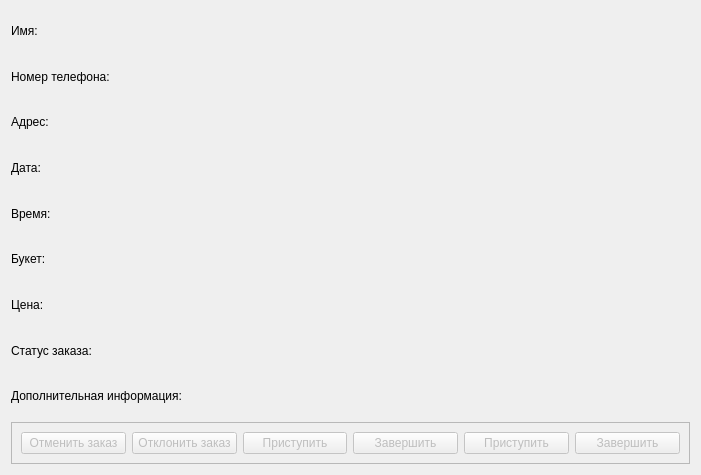
<?xml version="1.0" encoding="UTF-8"?>
<ui version="4.0">
 <class>orderinformation</class>
 <widget class="QDialog" name="orderinformation">
  <property name="geometry">
   <rect>
    <x>0</x>
    <y>0</y>
    <width>701</width>
    <height>475</height>
   </rect>
  </property>
  <property name="windowTitle">
   <string>Информация о заказе</string>
  </property>
  <layout class="QVBoxLayout" name="verticalLayout">
   <item>
    <widget class="QLabel" name="nameLabel">
     <property name="text">
      <string>Имя: </string>
     </property>
    </widget>
   </item>
   <item>
    <widget class="QLabel" name="phoneLabel">
     <property name="text">
      <string>Номер телефона: </string>
     </property>
    </widget>
   </item>
   <item>
    <widget class="QLabel" name="addressLabel">
     <property name="text">
      <string>Адрес: </string>
     </property>
    </widget>
   </item>
   <item>
    <widget class="QLabel" name="dateLabel">
     <property name="text">
      <string>Дата: </string>
     </property>
    </widget>
   </item>
   <item>
    <widget class="QLabel" name="timeLabel">
     <property name="text">
      <string>Время: </string>
     </property>
    </widget>
   </item>
   <item>
    <widget class="QLabel" name="bouquetLabel">
     <property name="text">
      <string>Букет: </string>
     </property>
    </widget>
   </item>
   <item>
    <widget class="QLabel" name="priceLabel">
     <property name="text">
      <string>Цена: </string>
     </property>
    </widget>
   </item>
   <item>
    <widget class="QLabel" name="statusLabel">
     <property name="text">
      <string>Статус заказа: </string>
     </property>
    </widget>
   </item>
   <item>
    <widget class="QLabel" name="dopInfoLabel">
     <property name="text">
      <string>Дополнительная информация: </string>
     </property>
    </widget>
   </item>
   <item>
    <widget class="QFrame" name="frame">
     <property name="frameShape">
      <enum>QFrame::StyledPanel</enum>
     </property>
     <property name="frameShadow">
      <enum>QFrame::Raised</enum>
     </property>
     <layout class="QHBoxLayout" name="horizontalLayout">
      <item>
       <widget class="QPushButton" name="cancelButton">
        <property name="enabled">
         <bool>false</bool>
        </property>
        <property name="text">
         <string>Отменить заказ</string>
        </property>
       </widget>
      </item>
      <item>
       <widget class="QPushButton" name="rejectButton">
        <property name="enabled">
         <bool>false</bool>
        </property>
        <property name="text">
         <string>Отклонить заказ</string>
        </property>
       </widget>
      </item>
      <item>
       <widget class="QPushButton" name="workFloristButton">
        <property name="enabled">
         <bool>false</bool>
        </property>
        <property name="text">
         <string>Приступить</string>
        </property>
       </widget>
      </item>
      <item>
       <widget class="QPushButton" name="completeFloristButton">
        <property name="enabled">
         <bool>false</bool>
        </property>
        <property name="text">
         <string>Завершить</string>
        </property>
       </widget>
      </item>
      <item>
       <widget class="QPushButton" name="workCourierButton">
        <property name="enabled">
         <bool>false</bool>
        </property>
        <property name="minimumSize">
         <size>
          <width>100</width>
          <height>0</height>
         </size>
        </property>
        <property name="text">
         <string>Приступить</string>
        </property>
       </widget>
      </item>
      <item>
       <widget class="QPushButton" name="completeCourierButton">
        <property name="enabled">
         <bool>false</bool>
        </property>
        <property name="text">
         <string>Завершить</string>
        </property>
       </widget>
      </item>
     </layout>
    </widget>
   </item>
  </layout>
 </widget>
 <resources/>
 <connections>
  <connection>
   <sender>cancelButton</sender>
   <signal>clicked()</signal>
   <receiver>orderinformation</receiver>
   <slot>cancelOrder()</slot>
   <hints>
    <hint type="sourcelabel">
     <x>71</x>
     <y>443</y>
    </hint>
    <hint type="destinationlabel">
     <x>350</x>
     <y>237</y>
    </hint>
   </hints>
  </connection>
  <connection>
   <sender>rejectButton</sender>
   <signal>clicked()</signal>
   <receiver>orderinformation</receiver>
   <slot>rejectOrder()</slot>
   <hints>
    <hint type="sourcelabel">
     <x>183</x>
     <y>443</y>
    </hint>
    <hint type="destinationlabel">
     <x>350</x>
     <y>237</y>
    </hint>
   </hints>
  </connection>
  <connection>
   <sender>workCourierButton</sender>
   <signal>clicked()</signal>
   <receiver>orderinformation</receiver>
   <slot>workCourier()</slot>
   <hints>
    <hint type="sourcelabel">
     <x>517</x>
     <y>443</y>
    </hint>
    <hint type="destinationlabel">
     <x>350</x>
     <y>237</y>
    </hint>
   </hints>
  </connection>
  <connection>
   <sender>workFloristButton</sender>
   <signal>clicked()</signal>
   <receiver>orderinformation</receiver>
   <slot>workFlorist()</slot>
   <hints>
    <hint type="sourcelabel">
     <x>294</x>
     <y>443</y>
    </hint>
    <hint type="destinationlabel">
     <x>350</x>
     <y>237</y>
    </hint>
   </hints>
  </connection>
  <connection>
   <sender>completeCourierButton</sender>
   <signal>clicked()</signal>
   <receiver>orderinformation</receiver>
   <slot>completeCourier()</slot>
   <hints>
    <hint type="sourcelabel">
     <x>629</x>
     <y>443</y>
    </hint>
    <hint type="destinationlabel">
     <x>350</x>
     <y>237</y>
    </hint>
   </hints>
  </connection>
  <connection>
   <sender>completeFloristButton</sender>
   <signal>clicked()</signal>
   <receiver>orderinformation</receiver>
   <slot>completeFlorist()</slot>
   <hints>
    <hint type="sourcelabel">
     <x>406</x>
     <y>443</y>
    </hint>
    <hint type="destinationlabel">
     <x>350</x>
     <y>237</y>
    </hint>
   </hints>
  </connection>
 </connections>
 <slots>
  <slot>cancelOrder()</slot>
  <slot>rejectOrder()</slot>
  <slot>workFlorist()</slot>
  <slot>completeFlorist()</slot>
  <slot>completeCourier()</slot>
  <slot>workCourier()</slot>
 </slots>
</ui>
